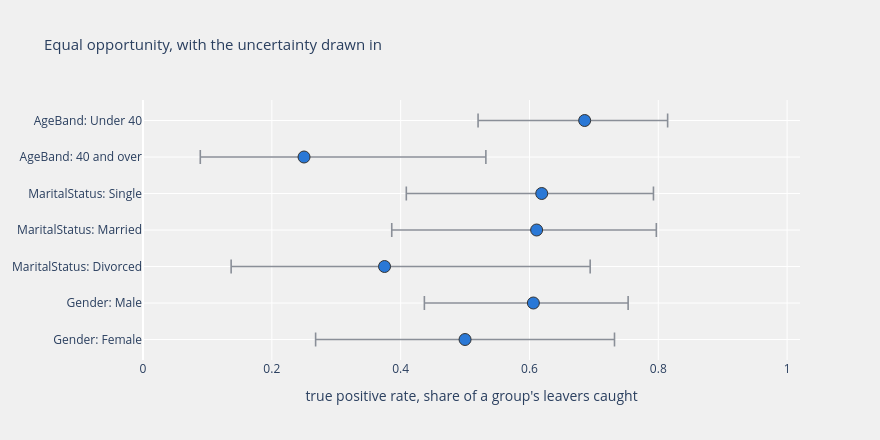

This figure's notebook cell:
### Code cell
tpr_plot = audit[audit.dimension.isin(['Gender', 'MaritalStatus',
                                       'AgeBand'])].copy()
labels = [f'{d}: {g}' for d, g in zip(tpr_plot.dimension, tpr_plot.group)]
detail = np.stack([tpr_plot.tp, tpr_plot.leavers, tpr_plot.tpr_lo,
                   tpr_plot.tpr_hi], axis=-1)

points = go.Scatter(
    x=tpr_plot.tpr, y=labels, mode='markers', name='true positive rate',
    marker=dict(color=BLUE, size=12, line=dict(color=INK, width=1)),
    error_x=dict(type='data', symmetric=False,
                 array=tpr_plot.tpr_hi - tpr_plot.tpr,
                 arrayminus=tpr_plot.tpr - tpr_plot.tpr_lo,
                 color=GRAY, thickness=1.6, width=7),
    hovertemplate=('<b>%{y}</b><br>caught %{customdata[0]} of '
                   '%{customdata[1]} leavers<br>TPR: %{x:.4f}'
                   '<br>95% interval: [%{customdata[2]:.4f}, '
                   '%{customdata[3]:.4f}]<extra></extra>'),
    customdata=detail)
layout = go.Layout(dict(
    title=dict(text='Equal opportunity, with the uncertainty drawn in',
               font=dict(size=15)),
    height=440, width=880,
    xaxis=dict(title='true positive rate, share of a group\'s leavers caught',
               range=[0, 1.02]),
    yaxis=dict(automargin=True),
    plot_bgcolor='rgba(240, 240, 240, 0.95)',
    paper_bgcolor='rgba(240, 240, 240, 0.95)', showlegend=False))
py.iplot(go.Figure(data=[points], layout=layout))

### Figure 1 — Plotly figure (JSON) as saved in the notebook; plotly's stock layout.template omitted (floating-point values rounded to 4 significant figures)
{"data": [{"customdata": [[7.0, 14.0, 0.268, 0.732], [20.0, 33.0, 0.4368, 0.7532], [3.0, 8.0, 0.1368, 0.6943], [11.0, 18.0, 0.3862, 0.7969], [13.0, 21.0, 0.4088, 0.7925], [3.0, 12.0, 0.08894, 0.5323], [24.0, 35.0, 0.5202, 0.8145]], "error_x": {"array": [0.232, 0.1471, 0.3193, 0.1858, 0.1734, 0.2823, 0.1288], "arrayminus": [0.232, 0.1692, 0.2382, 0.2249, 0.2103, 0.1611, 0.1655], "color": "#8a8f98", "symmetric": false, "thickness": 1.6, "type": "data", "width": 7}, "hovertemplate": "<b>%{y}</b><br>caught %{customdata[0]} of %{customdata[1]} leavers<br>TPR: %{x:.4f}<br>95% interval: [%{customdata[2]:.4f}, %{customdata[3]:.4f}]<extra></extra>", "marker": {"color": "#2a78d6", "line": {"color": "#333333", "width": 1}, "size": 12}, "mode": "markers", "name": "true positive rate", "type": "scatter", "x": [0.5, 0.6061, 0.375, 0.6111, 0.619, 0.25, 0.6857], "y": ["Gender: Female", "Gender: Male", "MaritalStatus: Divorced", "MaritalStatus: Married", "MaritalStatus: Single", "AgeBand: 40 and over", "AgeBand: Under 40"]}], "layout": {"height": 440, "paper_bgcolor": "rgba(240, 240, 240, 0.95)", "plot_bgcolor": "rgba(240, 240, 240, 0.95)", "showlegend": false, "title": {"font": {"size": 15}, "text": "Equal opportunity, with the uncertainty drawn in"}, "width": 880, "xaxis": {"range": [0, 1.02], "title": {"text": "true positive rate, share of a group's leavers caught"}}, "yaxis": {"automargin": true}}}
